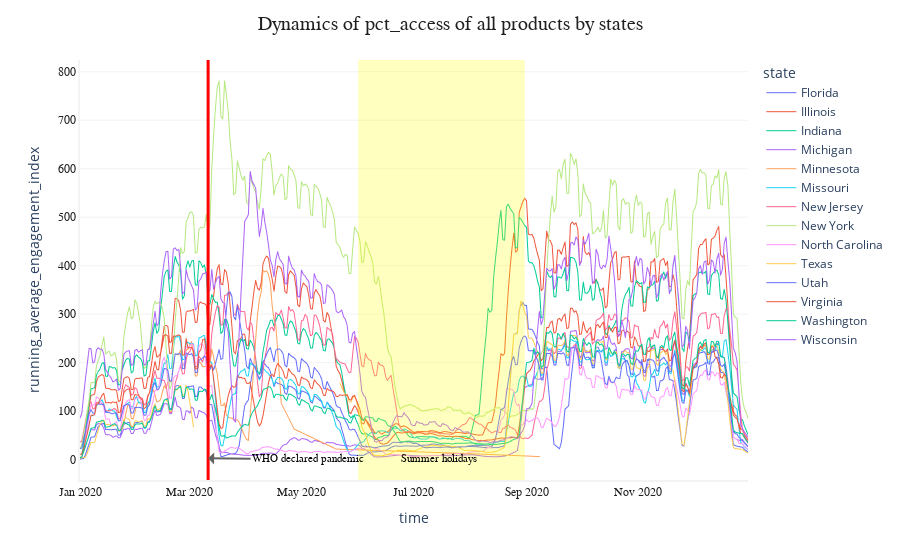

Notebook code for this chart:
### Code cell
fig = px.line(st_eng, x="time", y="running_average_engagement_index", color="state", line_group="state")

fig.update_layout(plot_bgcolor = 'white', title = 'Dynamics of pct_access of all products by states', 
                  title_font_family = 'monospace', title_font_color = '#221f1f', title_font_size = 20, 
                  title_x = 0.5)
fig.update_xaxes(showline = True, linecolor = '#f5f2f2', linewidth = 2, tickfont_family = 'monospace', 
                 tickfont_color = '#221f1f', tickfont_size = 12)
fig.update_yaxes(showline = True, linecolor = '#f5f2f2', 
                 showgrid = True, gridwidth = 1, gridcolor = '#f5f2f2',
                 linewidth = 2, tickfont_family = 'monospace', tickfont_color = '#221f1f', tickfont_size = 12)

fig.add_vline(x = '2020-03-11', line_width = 3, line_color="red")

fig.add_annotation(
        x='2020-03-11',
        y=2.7,
        text="WHO declared pandemic",
        showarrow=True,
        font=dict(
            family="monospace",
            size=11,
            color="black"
            ),
        arrowhead=1,
        arrowsize=1,
        arrowwidth=2,
        arrowcolor="#636363",
        ax= 100,
        ay=1
        )

fig.add_vrect(x0="2020-06-01", x1="2020-08-31", fillcolor="yellow", opacity=0.25, line_width=0)

fig.add_annotation(
        x='2020-07-15',
        y=2.25,
        text="Summer holidays",
        showarrow=False,
        font=dict(
            family="monospace",
            size=11,
            color="black"
            )
        )

fig.update_traces(line_width=1)

fig.show()

### Figure 1 — Plotly figure (JSON) as saved in the notebook; plotly's stock layout.template omitted (floating-point values rounded to 4 significant figures; data arrays with more than 128 entries replaced by an {"elided": "..."} marker saying what was removed)
{"data": [{"hovertemplate": "state=Florida<br>time=%{x}<br>running_average_engagement_index=%{y}<extra></extra>", "legendgroup": "Florida", "line": {"color": "#636efa", "dash": "solid", "width": 1}, "marker": {"symbol": "circle"}, "mode": "lines", "name": "Florida", "showlegend": true, "type": "scattergl", "x": {"elided": "366 str values"}, "xaxis": "x", "y": {"elided": "366 float values"}, "yaxis": "y"}, {"hovertemplate": "state=Illinois<br>time=%{x}<br>running_average_engagement_index=%{y}<extra></extra>", "legendgroup": "Illinois", "line": {"color": "#EF553B", "dash": "solid", "width": 1}, "marker": {"symbol": "circle"}, "mode": "lines", "name": "Illinois", "showlegend": true, "type": "scattergl", "x": {"elided": "366 str values"}, "xaxis": "x", "y": {"elided": "366 float values"}, "yaxis": "y"}, {"hovertemplate": "state=Indiana<br>time=%{x}<br>running_average_engagement_index=%{y}<extra></extra>", "legendgroup": "Indiana", "line": {"color": "#00cc96", "dash": "solid", "width": 1}, "marker": {"symbol": "circle"}, "mode": "lines", "name": "Indiana", "showlegend": true, "type": "scattergl", "x": {"elided": "366 str values"}, "xaxis": "x", "y": {"elided": "366 float values"}, "yaxis": "y"}, {"hovertemplate": "state=Michigan<br>time=%{x}<br>running_average_engagement_index=%{y}<extra></extra>", "legendgroup": "Michigan", "line": {"color": "#ab63fa", "dash": "solid", "width": 1}, "marker": {"symbol": "circle"}, "mode": "lines", "name": "Michigan", "showlegend": true, "type": "scattergl", "x": {"elided": "366 str values"}, "xaxis": "x", "y": {"elided": "366 float values"}, "yaxis": "y"}, {"hovertemplate": "state=Minnesota<br>time=%{x}<br>running_average_engagement_index=%{y}<extra></extra>", "legendgroup": "Minnesota", "line": {"color": "#FFA15A", "dash": "solid", "width": 1}, "marker": {"symbol": "circle"}, "mode": "lines", "name": "Minnesota", "showlegend": true, "type": "scattergl", "x": ["2020-01-23", "2020-01-24", "2020-01-25", "2020-01-26", "2020-01-27", "2020-01-28", "2020-01-29", "2020-01-30", "2020-01-31", "2020-02-01", "2020-02-02", "2020-02-03", "2020-02-04", "2020-02-05", "2020-02-06", "2020-02-07", "2020-02-08", "2020-02-09", "2020-02-10", "2020-02-11", "2020-02-12", "2020-02-13", "2020-02-14", "2020-02-15", "2020-02-16", "2020-02-17", "2020-02-18", "2020-02-19", "2020-02-20", "2020-02-21", "2020-02-22", "2020-02-23", "2020-02-24", "2020-02-25", "2020-02-26", "2020-02-27", "2020-02-28", "2020-02-29", "2020-03-01", "2020-03-02", "2020-03-03", "2020-03-04", "2020-03-05", "2020-03-06", "2020-03-07", "2020-03-08", "2020-03-09", "2020-03-10", "2020-03-11", "2020-03-12", "2020-03-13", "2020-03-14", "2020-03-15", "2020-03-16", "2020-03-17", "2020-03-18", "2020-03-19", "2020-03-20", "2020-03-21", "2020-03-22", "2020-03-23", "2020-03-24", "2020-03-25", "2020-03-26", "2020-03-27", "2020-03-28", "2020-03-29", "2020-03-30", "2020-03-31", "2020-04-01", "2020-04-02", "2020-04-03", "2020-04-04", "2020-04-05", "2020-04-06", "2020-04-07", "2020-04-08", "2020-04-09", "2020-04-10", "2020-04-11", "2020-04-12", "2020-04-13", "2020-04-14", "2020-04-15", "2020-04-16", "2020-04-17", "2020-04-18", "2020-04-19", "2020-04-20", "2020-04-27", "2020-05-20", "2020-07-28", "2020-09-08"], "xaxis": "x", "y": [60.18, 63.3, 75.57, 93.95, 111.5, 113.1, 85.24, 83.5, 97.23, 113.9, 119.4, 117.2, 118.5, 97.18, 96.77, 113.2, 117.2, 139.8, 143.5, 133.5, 118.8, 120.5, 123.5, 138.6, 152.7, 146.8, 161.2, 160.3, 161.7, 191.2, 217.8, 216.3, 216.9, 225.4, 194.7, 195.0, 225.8, 227.3, 237.0, 243.7, 213.2, 172.3, 172.6, 202.5, 199.0, 191.9, 191.8, 192.5, 193.2, 194.4, 228.3, 211.4, 192.8, 176.1, 144.7, 112.0, 111.1, 117.1, 91.73, 87.5, 86.09, 85.35, 83.13, 81.24, 82.36, 76.24, 67.24, 57.63, 49.13, 42.1, 39.42, 93.26, 139.1, 195.2, 248.7, 300.0, 330.0, 345.2, 390.9, 387.1, 390.0, 381.9, 364.7, 317.5, 289.6, 276.2, 225.4, 170.7, 116.0, 63.08, 21.75, 12.96, 6.393], "yaxis": "y"}, {"hovertemplate": "state=Missouri<br>time=%{x}<br>running_average_engagement_index=%{y}<extra></extra>", "legendgroup": "Missouri", "line": {"color": "#19d3f3", "dash": "solid", "width": 1}, "marker": {"symbol": "circle"}, "mode": "lines", "name": "Missouri", "showlegend": true, "type": "scattergl", "x": {"elided": "366 str values"}, "xaxis": "x", "y": {"elided": "366 float values"}, "yaxis": "y"}, {"hovertemplate": "state=New Jersey<br>time=%{x}<br>running_average_engagement_index=%{y}<extra></extra>", "legendgroup": "New Jersey", "line": {"color": "#FF6692", "dash": "solid", "width": 1}, "marker": {"symbol": "circle"}, "mode": "lines", "name": "New Jersey", "showlegend": true, "type": "scattergl", "x": {"elided": "366 str values"}, "xaxis": "x", "y": {"elided": "366 float values"}, "yaxis": "y"}, {"hovertemplate": "state=New York<br>time=%{x}<br>running_average_engagement_index=%{y}<extra></extra>", "legendgroup": "New York", "line": {"color": "#B6E880", "dash": "solid", "width": 1}, "marker": {"symbol": "circle"}, "mode": "lines", "name": "New York", "showlegend": true, "type": "scattergl", "x": {"elided": "366 str values"}, "xaxis": "x", "y": {"elided": "366 float values"}, "yaxis": "y"}, {"hovertemplate": "state=North Carolina<br>time=%{x}<br>running_average_engagement_index=%{y}<extra></extra>", "legendgroup": "North Carolina", "line": {"color": "#FF97FF", "dash": "solid", "width": 1}, "marker": {"symbol": "circle"}, "mode": "lines", "name": "North Carolina", "showlegend": true, "type": "scattergl", "x": {"elided": "366 str values"}, "xaxis": "x", "y": {"elided": "366 float values"}, "yaxis": "y"}, {"hovertemplate": "state=Texas<br>time=%{x}<br>running_average_engagement_index=%{y}<extra></extra>", "legendgroup": "Texas", "line": {"color": "#FECB52", "dash": "solid", "width": 1}, "marker": {"symbol": "circle"}, "mode": "lines", "name": "Texas", "showlegend": true, "type": "scattergl", "x": {"elided": "365 str values"}, "xaxis": "x", "y": {"elided": "365 float values"}, "yaxis": "y"}, {"hovertemplate": "state=Utah<br>time=%{x}<br>running_average_engagement_index=%{y}<extra></extra>", "legendgroup": "Utah", "line": {"color": "#636efa", "dash": "solid", "width": 1}, "marker": {"symbol": "circle"}, "mode": "lines", "name": "Utah", "showlegend": true, "type": "scattergl", "x": {"elided": "366 str values"}, "xaxis": "x", "y": {"elided": "366 float values"}, "yaxis": "y"}, {"hovertemplate": "state=Virginia<br>time=%{x}<br>running_average_engagement_index=%{y}<extra></extra>", "legendgroup": "Virginia", "line": {"color": "#EF553B", "dash": "solid", "width": 1}, "marker": {"symbol": "circle"}, "mode": "lines", "name": "Virginia", "showlegend": true, "type": "scattergl", "x": {"elided": "366 str values"}, "xaxis": "x", "y": {"elided": "366 float values"}, "yaxis": "y"}, {"hovertemplate": "state=Washington<br>time=%{x}<br>running_average_engagement_index=%{y}<extra></extra>", "legendgroup": "Washington", "line": {"color": "#00cc96", "dash": "solid", "width": 1}, "marker": {"symbol": "circle"}, "mode": "lines", "name": "Washington", "showlegend": true, "type": "scattergl", "x": {"elided": "366 str values"}, "xaxis": "x", "y": {"elided": "366 float values"}, "yaxis": "y"}, {"hovertemplate": "state=Wisconsin<br>time=%{x}<br>running_average_engagement_index=%{y}<extra></extra>", "legendgroup": "Wisconsin", "line": {"color": "#ab63fa", "dash": "solid", "width": 1}, "marker": {"symbol": "circle"}, "mode": "lines", "name": "Wisconsin", "showlegend": true, "type": "scattergl", "x": {"elided": "366 str values"}, "xaxis": "x", "y": {"elided": "366 float values"}, "yaxis": "y"}], "layout": {"annotations": [{"arrowcolor": "#636363", "arrowhead": 1, "arrowsize": 1, "arrowwidth": 2, "ax": 100, "ay": 1, "font": {"color": "black", "family": "monospace", "size": 11}, "showarrow": true, "text": "WHO declared pandemic", "x": "2020-03-11", "y": 2.7}, {"font": {"color": "black", "family": "monospace", "size": 11}, "showarrow": false, "text": "Summer holidays", "x": "2020-07-15", "y": 2.25}], "autosize": true, "legend": {"title": {"text": "state"}, "tracegroupgap": 0}, "margin": {"t": 60}, "plot_bgcolor": "white", "shapes": [{"line": {"color": "red", "width": 3}, "type": "line", "x0": "2020-03-11", "x1": "2020-03-11", "xref": "x", "y0": 0, "y1": 1, "yref": "y domain"}, {"fillcolor": "yellow", "line": {"width": 0}, "opacity": 0.25, "type": "rect", "x0": "2020-06-01", "x1": "2020-08-31", "xref": "x", "y0": 0, "y1": 1, "yref": "y domain"}], "title": {"font": {"color": "#221f1f", "family": "monospace", "size": 20}, "text": "Dynamics of pct_access of all products by states", "x": 0.5}, "xaxis": {"anchor": "y", "autorange": true, "domain": [0, 1], "linecolor": "#f5f2f2", "linewidth": 2, "range": ["2020-01-01", "2020-12-31"], "showline": true, "tickfont": {"color": "#221f1f", "family": "monospace", "size": 12}, "title": {"text": "time"}, "type": "date"}, "yaxis": {"anchor": "x", "autorange": true, "domain": [0, 1], "gridcolor": "#f5f2f2", "gridwidth": 1, "linecolor": "#f5f2f2", "linewidth": 2, "range": [-42.02, 824.3], "showgrid": true, "showline": true, "tickfont": {"color": "#221f1f", "family": "monospace", "size": 12}, "title": {"text": "running_average_engagement_index"}, "type": "linear"}}}
